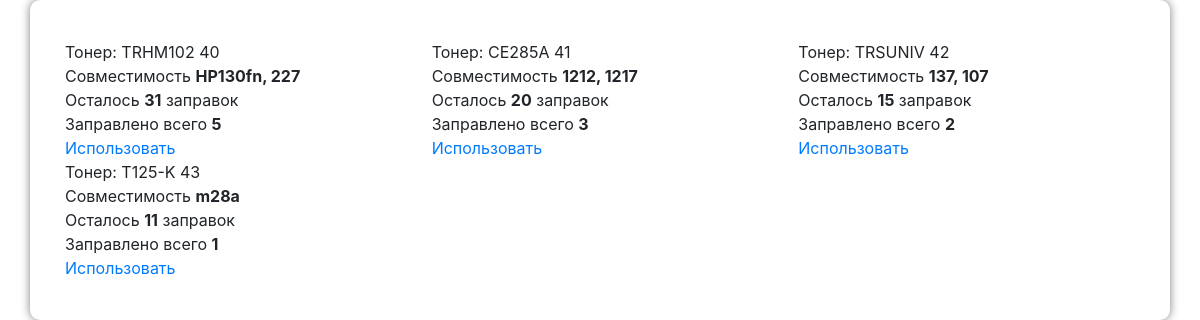
The page /toner_list on the database its author committed.
### blog/models.py (models this page shows, shortened)
class Toner(models.Model):
    name = models.CharField('Тонер',
        max_length=2,
        choices=tonerChoice,
        default='t1',
    )
    remained_loads = models.IntegerField('Осталось заправок', default=1)
    used_loads = models.IntegerField('Использовано сейчас', default=0)
    overall = models.IntegerField('Итого', default=1)
    accept = models.CharField('Совместимые', max_length=100, default='')
    def __str__(self):
        return self.get_name_display()

### blog/views.py (the view)
# urls.py: path('toner_list', views.toner_list, name='toner_list'),
def toner_list(request):
    toners = Toner.objects.order_by('name')
    context = {
        'toners': toners
    }
    return render(request, 'blog/toner_list.html', context)

### blog/templates/blog/toner_list.html
{% extends 'blog/base.html' %}
    {% block content %}
        <div class="row">
            {% for toner in toners %}
                <div class="col-md-4">
                    Тонер: {{ toner }} {{ toner.pk }} <br>
                    Совместимость <strong> {{ toner.accept }}</strong><br>
                    Осталось <strong> {{ toner.remained_loads }}</strong> заправок <br>
                    Заправлено всего <strong> {{ toner.overall }}</strong> <br>
                    <a href="{% url 'toner_edit' pk=toner.pk %}">Использовать</a>
                </div>
            {% endfor %}
        </div>
    {% endblock %}

### blog/static/css/style.css (style rules this page uses)
.row { margin: 0; }

### rows shown on the page
Toner: name "TRHM102", pk "40", accept "HP130fn, 227", remained_loads "31", overall "5"
Toner: name "CE285A", pk "41", accept "1212, 1217", remained_loads "20", overall "3"
Toner: name "TRSUNIV", pk "42", accept "137, 107", remained_loads "15", overall "2"
Toner: name "T125-K", pk "43", accept "m28a", remained_loads "11", overall "1"
